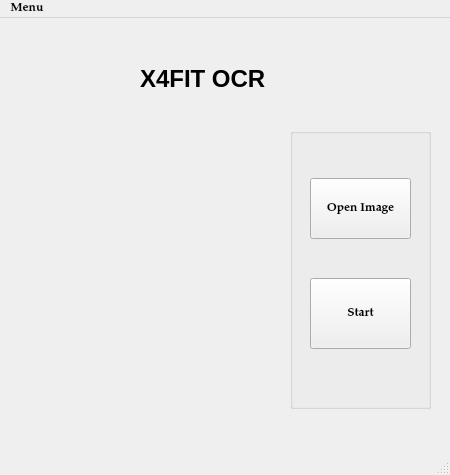
<?xml version="1.0" encoding="UTF-8"?>
<ui version="4.0">
 <class>Scanfrm</class>
 <widget class="QMainWindow" name="Scanfrm">
  <property name="windowModality">
   <enum>Qt::ApplicationModal</enum>
  </property>
  <property name="enabled">
   <bool>true</bool>
  </property>
  <property name="geometry">
   <rect>
    <x>0</x>
    <y>0</y>
    <width>450</width>
    <height>475</height>
   </rect>
  </property>
  <property name="font">
   <font>
    <family>Palatino Linotype</family>
    <weight>75</weight>
    <bold>true</bold>
   </font>
  </property>
  <property name="mouseTracking">
   <bool>false</bool>
  </property>
  <property name="acceptDrops">
   <bool>false</bool>
  </property>
  <property name="windowTitle">
   <string>SCANNING</string>
  </property>
  <property name="windowIcon">
   <iconset>
    <normaloff>Image/logo.png</normaloff>Image/logo.png</iconset>
  </property>
  <widget class="QWidget" name="centralwidget">
   <widget class="QLabel" name="label">
    <property name="geometry">
     <rect>
      <x>140</x>
      <y>30</y>
      <width>941</width>
      <height>61</height>
     </rect>
    </property>
    <property name="font">
     <font>
      <family>Tahoma</family>
      <pointsize>18</pointsize>
      <weight>75</weight>
      <bold>true</bold>
     </font>
    </property>
    <property name="text">
     <string>X4FIT OCR</string>
    </property>
   </widget>
   <widget class="QWidget" name="Image" native="true">
    <property name="geometry">
     <rect>
      <x>20</x>
      <y>110</y>
      <width>261</width>
      <height>281</height>
     </rect>
    </property>
   </widget>
   <widget class="QGroupBox" name="groupBox">
    <property name="geometry">
     <rect>
      <x>290</x>
      <y>110</y>
      <width>141</width>
      <height>281</height>
     </rect>
    </property>
    <property name="title">
     <string/>
    </property>
    <widget class="QPushButton" name="Openbtn">
     <property name="geometry">
      <rect>
       <x>20</x>
       <y>50</y>
       <width>101</width>
       <height>61</height>
      </rect>
     </property>
     <property name="text">
      <string>Open Image</string>
     </property>
     <property name="autoRepeat">
      <bool>true</bool>
     </property>
     <property name="autoExclusive">
      <bool>true</bool>
     </property>
     <property name="autoDefault">
      <bool>true</bool>
     </property>
     <property name="default">
      <bool>false</bool>
     </property>
     <property name="flat">
      <bool>false</bool>
     </property>
    </widget>
    <widget class="QPushButton" name="Savebtn">
     <property name="geometry">
      <rect>
       <x>20</x>
       <y>150</y>
       <width>101</width>
       <height>71</height>
      </rect>
     </property>
     <property name="text">
      <string>Start</string>
     </property>
     <property name="autoRepeat">
      <bool>true</bool>
     </property>
     <property name="autoExclusive">
      <bool>true</bool>
     </property>
     <property name="autoDefault">
      <bool>true</bool>
     </property>
     <property name="default">
      <bool>false</bool>
     </property>
     <property name="flat">
      <bool>false</bool>
     </property>
    </widget>
   </widget>
  </widget>
  <widget class="QMenuBar" name="menubar">
   <property name="geometry">
    <rect>
     <x>0</x>
     <y>0</y>
     <width>450</width>
     <height>26</height>
    </rect>
   </property>
   <widget class="QMenu" name="menuMenu">
    <property name="title">
     <string>Menu</string>
    </property>
    <addaction name="Openmn"/>
    <addaction name="Exitmn"/>
   </widget>
   <widget class="QMenu" name="menuEdit">
    <property name="title">
     <string/>
    </property>
   </widget>
   <addaction name="menuMenu"/>
   <addaction name="menuEdit"/>
  </widget>
  <widget class="QStatusBar" name="statusbar"/>
  <action name="Openmn">
   <property name="text">
    <string>Open Image</string>
   </property>
  </action>
  <action name="Savemn">
   <property name="text">
    <string>Save</string>
   </property>
   <property name="iconText">
    <string notr="true">Save</string>
   </property>
  </action>
  <action name="Exitmn">
   <property name="text">
    <string>Exit</string>
   </property>
  </action>
  <action name="Resizemn">
   <property name="text">
    <string>Resize</string>
   </property>
  </action>
  <action name="Scanmn">
   <property name="text">
    <string>Scan</string>
   </property>
  </action>
 </widget>
 <resources/>
 <connections/>
</ui>
